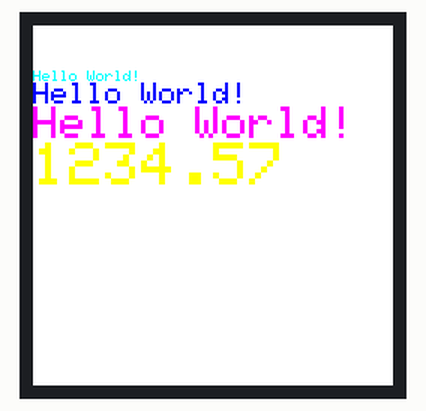
Bench run of a sketch on a simulated ESP32. On the bench: 240×240 colour display.

Above: at 0.3 s.
At 7.1 s:
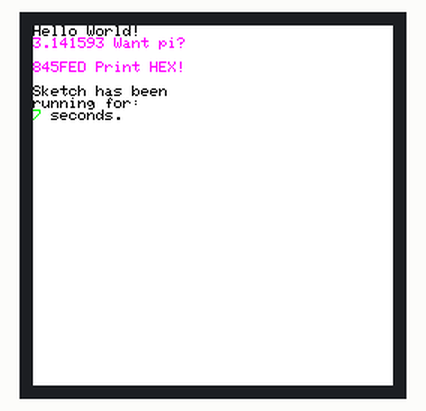
At 9.8 s:
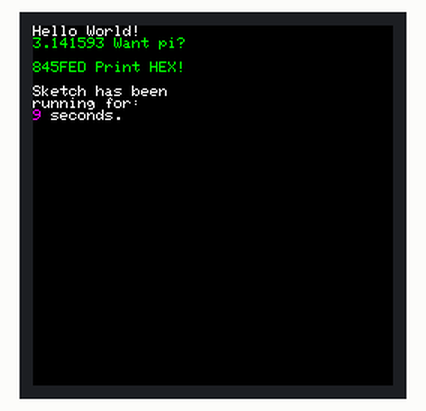
At 17.6 s:
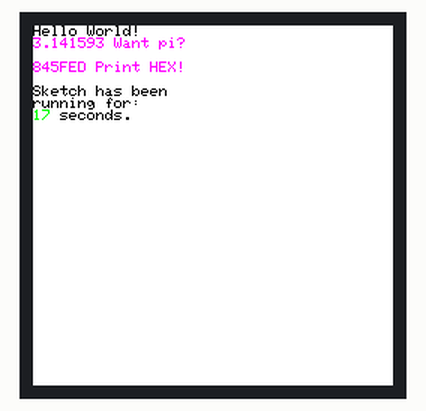
At 25.5 s:
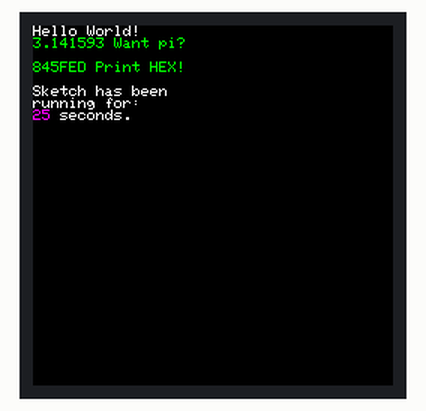
At 34.4 s:
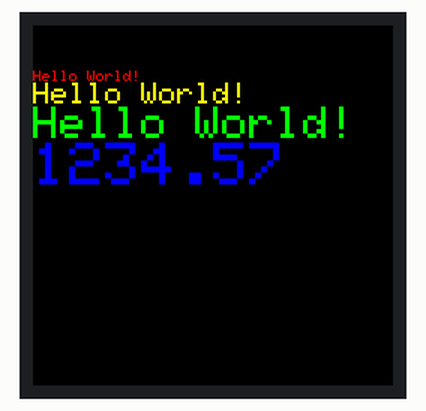

Measured:
- what the display in image 1 shows lasts 1.0 s, from 7.1 s to 8.1 s
- what the display in image 5 shows lasts 1.5 s, from 34.4 s to 35.9 s

The sketch:

test_lcd.ino
```cpp
#include <Arduino.h>
#include <Adafruit_GFX.h>    // Core graphics library
#include <Adafruit_I2CDevice.h>
#include <Adafruit_ST7789.h> // Hardware-specific library for ST7789
#include <SPI.h>             // Arduino SPI library

#define TFT_MOSI 23  // SDA Pin on ESP32
#define TFT_SCLK 18  // SCL Pin on ESP32
#define TFT_CS   5  // Chip select control pin
#define TFT_DC    2  // Data Command control pin
#define TFT_RST   16  // Reset pin (could connect to RST pin)


// Initialize Adafruit ST7789 TFT library
Adafruit_ST7789 tft = Adafruit_ST7789(TFT_CS, TFT_DC, TFT_RST);

float p = 3.1415926;

void tftPrintTest() {
  tft.setTextWrap(false);
  tft.fillScreen(ST77XX_BLACK);
  tft.setCursor(0, 30);
  tft.setTextColor(ST77XX_RED);
  tft.setTextSize(1);
  tft.println("Hello World!");
  tft.setTextColor(ST77XX_YELLOW);
  tft.setTextSize(2);
  tft.println("Hello World!");
  tft.setTextColor(ST77XX_GREEN);
  tft.setTextSize(3);
  tft.println("Hello World!");
  tft.setTextColor(ST77XX_BLUE);
  tft.setTextSize(4);
  tft.print(1234.567);
  delay(1500);
  tft.setCursor(0, 0);
  tft.fillScreen(ST77XX_BLACK);
  tft.setTextColor(ST77XX_WHITE);
  tft.setTextSize(0);
  tft.println("Hello World!");
  tft.setTextSize(1);
  tft.setTextColor(ST77XX_GREEN);
  tft.print(p, 6);
  tft.println(" Want pi?");
  tft.println(" ");
  tft.print(8675309, HEX); // print 8,675,309 out in HEX!
  tft.println(" Print HEX!");
  tft.println(" ");
  tft.setTextColor(ST77XX_WHITE);
  tft.println("Sketch has been");
  tft.println("running for: ");
  tft.setTextColor(ST77XX_MAGENTA);
  tft.print(millis() / 1000);
  tft.setTextColor(ST77XX_WHITE);
  tft.print(" seconds.");
}

void setup(void) {
  Serial.begin(115200);

  tft.init(240, 240);    // Init ST7789 display 135x240 pixel
  tft.setRotation(0);
  tft.fillScreen(ST77XX_BLACK);
}

void loop() {
  tft.invertDisplay(true);
  tftPrintTest();
  delay(1000);
  tft.invertDisplay(false);
  tftPrintTest();
  delay(1000);
}
```
